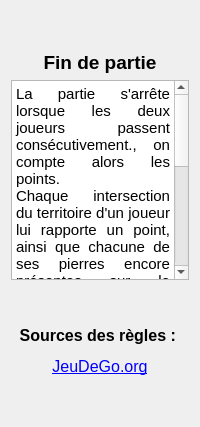
      <widget class="QWidget" name="finPartie">
       <property name="sizePolicy">
        <sizepolicy hsizetype="Expanding" vsizetype="Expanding">
         <horstretch>1</horstretch>
         <verstretch>1</verstretch>
        </sizepolicy>
       </property>
       <layout class="QVBoxLayout" name="verticalLayout_7">
        <item>
         <spacer name="verticalSpacer_20">
          <property name="orientation">
           <enum>Qt::Vertical</enum>
          </property>
          <property name="sizeHint" stdset="0">
           <size>
            <width>20</width>
            <height>40</height>
           </size>
          </property>
         </spacer>
        </item>
        <item>
         <widget class="QLabel" name="label_6">
          <property name="text">
           <string>&lt;html&gt;&lt;head/&gt;&lt;body&gt;&lt;p align=&quot;center&quot;&gt;&lt;span style=&quot; font-size:14pt; font-weight:600;&quot;&gt;Fin de partie&lt;/span&gt;&lt;/p&gt;&lt;/body&gt;&lt;/html&gt;</string>
          </property>
         </widget>
        </item>
        <item>
         <widget class="QTextBrowser" name="textBrowser_10">
          <property name="minimumSize">
           <size>
            <width>0</width>
            <height>200</height>
           </size>
          </property>
          <property name="sizeAdjustPolicy">
           <enum>QAbstractScrollArea::AdjustToContents</enum>
          </property>
          <property name="html">
           <string>&lt;!DOCTYPE HTML PUBLIC &quot;-//W3C//DTD HTML 4.0//EN&quot; &quot;http://www.w3.org/TR/REC-html40/strict.dtd&quot;&gt;
&lt;html&gt;&lt;head&gt;&lt;meta name=&quot;qrichtext&quot; content=&quot;1&quot; /&gt;&lt;style type=&quot;text/css&quot;&gt;
p, li { white-space: pre-wrap; }
&lt;/style&gt;&lt;/head&gt;&lt;body style=&quot; font-family:'Ubuntu'; font-size:11pt; font-weight:400; font-style:normal;&quot;&gt;
&lt;p align=&quot;justify&quot; style=&quot; margin-top:0px; margin-bottom:0px; margin-left:0px; margin-right:0px; -qt-block-indent:0; text-indent:0px;&quot;&gt;La partie s'arrête lorsque les deux joueurs passent consécutivement., on compte alors les points.&lt;br /&gt;Chaque intersection du territoire d'un joueur lui rapporte un point, ainsi que chacune de ses pierres encore présentes sur le goban.&lt;br /&gt;Par ailleurs, commencer est un avantage pour Noir. Aussi, dans une partie à égalité, Blanc reçoit en échange des points de compensation, appellés komi. Le komi est habituellement de 7 points et demi (le demi-point sert à éviter les parties nulles).Le gagnant est celui qui a le plus de points.&lt;/p&gt;&lt;/body&gt;&lt;/html&gt;</string>
          </property>
          <property name="textInteractionFlags">
           <set>Qt::LinksAccessibleByKeyboard|Qt::LinksAccessibleByMouse</set>
          </property>
         </widget>
        </item>
        <item>
         <spacer name="verticalSpacer_8">
          <property name="orientation">
           <enum>Qt::Vertical</enum>
          </property>
          <property name="sizeHint" stdset="0">
           <size>
            <width>20</width>
            <height>40</height>
           </size>
          </property>
         </spacer>
        </item>
        <item>
         <widget class="QLabel" name="label_18">
          <property name="text">
           <string>&lt;html&gt;&lt;head/&gt;&lt;body&gt;&lt;p align=&quot;center&quot;&gt;&lt;span style=&quot; font-size:12pt; font-weight:600;&quot;&gt;Sources des règles : &lt;/span&gt;&lt;/p&gt;&lt;p align=&quot;center&quot;&gt;&lt;a href=&quot;https://jeudego.org/_php/regleGo.php&quot;&gt;&lt;span style=&quot; font-size:12pt; text-decoration: underline; color:#0000ff;&quot;&gt;JeuDeGo.org&lt;/span&gt;&lt;/a&gt;&lt;/p&gt;&lt;/body&gt;&lt;/html&gt;</string>
          </property>
          <property name="openExternalLinks">
           <bool>true</bool>
          </property>
         </widget>
        </item>
        <item>
         <spacer name="verticalSpacer_7">
          <property name="orientation">
           <enum>Qt::Vertical</enum>
          </property>
          <property name="sizeHint" stdset="0">
           <size>
            <width>20</width>
            <height>40</height>
           </size>
          </property>
         </spacer>
        </item>
       </layout>
      </widget>
